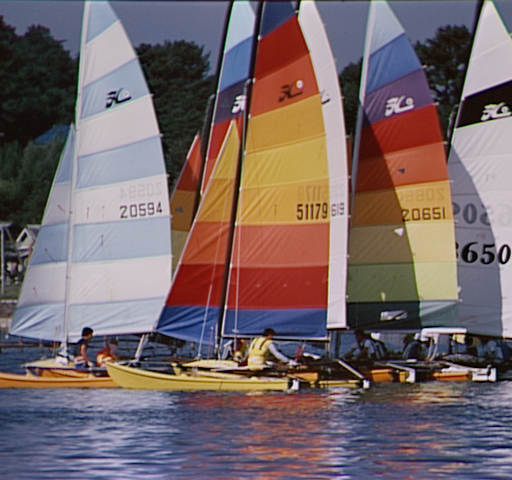
#> input picture Python/24.12.14 信息隐藏实验2/Images/image1.bmp, 512 x 480 px
$ python -i main.py   (imports and definitions only)
#> lines starting #> are read from the running program, lines starting #| are printed output that depends on the picture; after the words box and inside, x2 and y2 are one past the last pixel; in counts of white or black regions, pixels touching at a corner belong together
import tkinter as tk
from tkinter import messagebox
from PIL import Image
import numpy as np
import matplotlib.pyplot as plt
from scipy.stats import chi2, linregress
from matplotlib import rcParams
import matplotlib.image as pmg

# 设置字体为 SimHei（黑体）或其他支持中文的字体
rcParams['font.sans-serif'] = ['SimHei']  # 使用黑体
rcParams['axes.unicode_minus'] = False  # 解决负号显示问题

# [71 lines left out: function lsb_stegano1, not called in this run]

def steganography_probability_analysis(image_array):
    histogram_counts = np.histogram(image_array, bins=range(257))[0]  # 统计每个灰度值的频数
    # 奇偶灰度值频数平均值
    even_value_counts = histogram_counts[2:255:2]  # 偶数灰度值
    mean_value_counts = (even_value_counts + histogram_counts[3:256:2]) / 2
    # 筛选非零频数的位置
    valid_mask = (mean_value_counts != 0)
    valid_count = np.sum(valid_mask)
    valid_indices = np.nonzero(valid_mask)[0]

    chi_squared_value = np.sum(((even_value_counts[valid_indices] - mean_value_counts[valid_indices]) ** 2) /
                               mean_value_counts[valid_indices])

    # 计算隐写检测的概率 p
    p = 1 - chi2.cdf(chi_squared_value, valid_count - 1)
    return p

def chi_square_analysis():
    try:
        img_path = "Images/image1.bmp"

        # 加载原图
        origin_image = Image.open(img_path).convert('L')  # 转换为灰度图
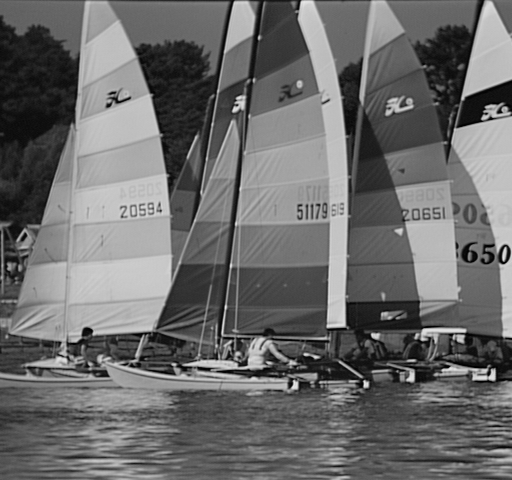
#> origin_image: PIL image 512x480 L; min 0, max 233, mean 107.4
        # origin_image.show()
        origin_array = np.array(origin_image)

        # 确定隐写区域大小
        sz = origin_array.shape
#> sz = (480, 512)
        rt = 0.3  # 隐写覆盖率
        row = int(sz[0] * rt)  # 高度隐写区域
#> row = 144
        col = sz[1]           # 宽度隐写区域
#> col = 512

        # 生成随机隐写信息
        msg = np.random.choice([0, 1], size=(row, col), p=[0.5, 0.5])

        # 检查形状是否一致
        assert origin_array[0:row, 0:col].shape == msg.shape, "Shapes do not match!"

        # 嵌入隐写信息
        ste_array = np.copy(origin_array)
        ste_array[0:row, 0:col] = (ste_array[0:row, 0:col] & ~1) | msg
#> ste_array: shape (480, 512); 14.92% of pixels changed, all inside (x1, y1, x2, y2) = (0, 0, 512, 144)

        # 可视化原图和隐写图的灰度直方图
        nI, _ = np.histogram(origin_array, bins=range(257))
#> nI = 256 values, max 2536 at index 103, min 0 at index 234, mean 960
        nS, _ = np.histogram(ste_array, bins=range(257))
#> nS = 256 values, max 2509 at index 102, min 0 at index 234, mean 960

        a, b = 0, 100
        x = range(a, b)
        plt.figure()
        plt.stem(x, nI[a:b])
        plt.title("Original Image Grayscale Histogram")
        plt.xlabel("Grayscale Value")
        plt.ylabel("Frequency")

        plt.figure()
        plt.stem(x, nS[a:b])
        plt.title("Stego Image Grayscale Histogram")
        plt.xlabel("Grayscale Value")
        plt.ylabel("Frequency")

        plt.show()
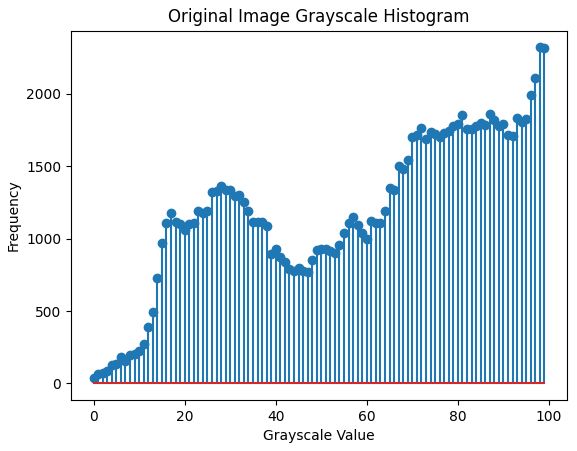
#> figure drawn by matplotlib, 1 panel; curve peaks at x = 98, y = 2322
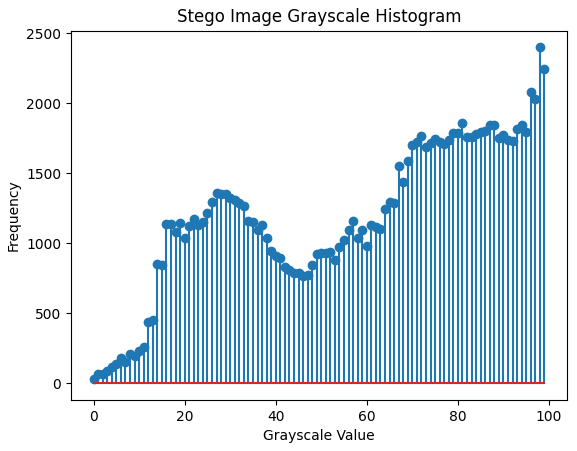
#> figure drawn by matplotlib, 1 panel; curve peaks at x = 98, y = 2398

        # 隐写检测概率
        p1 = steganography_probability_analysis(origin_array)
#> in steganography_probability_analysis, `histogram_counts = np.histogram(image_array, bins=range(257))[0]`: histogram_counts has the same summary as nI in chi_square_analysis
#> in steganography_probability_analysis, `even_value_counts = histogram_counts[2:255:2]`: even_value_counts = 127 values, max 2458 at index 50, min 0 at index 116, mean 965.6
#> in steganography_probability_analysis, `mean_value_counts = (even_value_counts + histogram_counts[3:256:2]) / 2`: mean_value_counts = 127 values, max 2497 at index 50, min 0 at index 116, mean 967.2
#> in steganography_probability_analysis, `valid_count = np.sum(valid_mask)`: valid_count = 116
#> in steganography_probability_analysis, `valid_indices = np.nonzero(valid_mask)[0]`: valid_indices = 116 values from 0 to 115
#> in steganography_probability_analysis, `chi_squared_value = np.sum(((even_value_counts[valid_indices] - mean_v..`: chi_squared_value = 265.5
#> in steganography_probability_analysis, `p = 1 - chi2.cdf(chi_squared_value, valid_count - 1)`: p = 6.46e-14
#> p1 = 6.46e-14
        p2 = steganography_probability_analysis(ste_array)
#> p2 = 0.000471

        messagebox.showinfo("隐写检测结果", f"隐写检测的概率为: {p2:.4f}")

    except Exception as e:
        messagebox.showerror("错误", str(e))


# [322 lines left out: functions lsb_stegano2, mlsb_stegano, plot_histograms_and_diff, compare_information_lsb_mlsb, embed_message_with_lsb, random_embedding and 3 more, not called in this run]

def compute_smoothness(x):
    """计算平滑度：相邻像素之间的绝对差值之和"""
    return np.sum(np.abs(np.diff(x)))


# [203 lines left out: functions divide_into_blocks, modify_pixel_value, modify_block, calculate_parameters, rs_analyze, RS and 2 more, not called in this run]
def lsb_stegano1_ui(): #lsb顺序隐写
    lsb_stegano1()

def lsb_stegano2_ui(): #lsb离散隐写
    lsb_stegano2()

def mlsb_stegano_ui(): # MLSB 隐写
    mlsb_stegano()

# [5 lines left out: function new_lsb_stegano_ui, not called in this run]

def chi_square_analysis_ui(): #卡方分析
    chi_square_analysis()

# [47 lines left out: functions information_difference_ui, estimate_information_volume_ui, rs_analysis_ui, stego_menu, analysis_menu, main_menu, not called in this run]

# [2 lines not run here, left out]

>>> result = chi_square_analysis()
